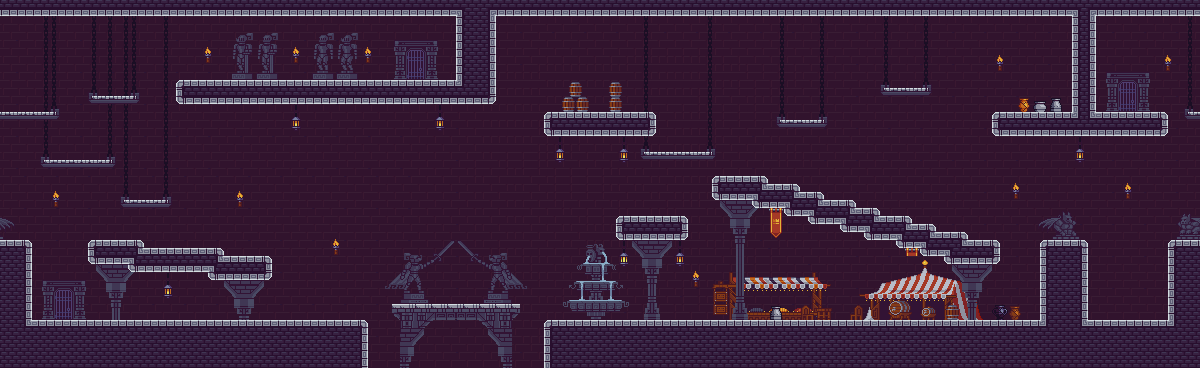

A 2D game scene composited from a Tiled map and its tileset images. What follows is a short description and the map's XML, with each tile layer's data collapsed to a summary:
An orthogonal 150x46 tile map with 8x8 px tiles, 5 tile layers (Background, Background2, Background3, Map, ...), 1 hidden layer not drawn, 2 tilesets and 38 objects.

<map version="1.10" tiledversion="1.11.0" orientation="orthogonal" renderorder="right-down" width="150" height="46" tilewidth="8" tileheight="8" infinite="0" nextlayerid="11" nextobjectid="114">
 <tileset firstgid="1" name="MapMetadata" tilewidth="8" tileheight="8" tilecount="12" columns="12">
  <grid orientation="orthogonal" width="16" height="16" />
  <image source="MapMetadata.png" width="96" height="8" />
 </tileset>
 <tileset firstgid="13" name="Tileset" tilewidth="8" tileheight="8" tilecount="3680" columns="80">
  <image source="Tileset.png" width="640" height="372" />
  <wangsets>
   <wangset name="Walls" type="corner" tile="-1">
    <wangcolor name="" color="#ff0000" tile="163" probability="1" />
    <wangtile tileid="83" wangid="0,0,0,1,0,1,0,0" />
    <wangtile tileid="87" wangid="0,1,0,0,0,1,0,1" />
    <wangtile tileid="88" wangid="0,1,0,1,0,0,0,1" />
    <wangtile tileid="162" wangid="0,1,0,1,0,0,0,0" />
    <wangtile tileid="163" wangid="0,1,0,1,0,1,0,1" />
    <wangtile tileid="164" wangid="0,0,0,0,0,1,0,1" />
    <wangtile tileid="167" wangid="0,0,0,1,0,1,0,1" />
    <wangtile tileid="168" wangid="0,1,0,1,0,1,0,0" />
    <wangtile tileid="243" wangid="0,1,0,0,0,0,0,1" />
    <wangtile tileid="406" wangid="0,0,0,1,0,0,0,0" />
    <wangtile tileid="407" wangid="0,0,0,0,0,1,0,0" />
    <wangtile tileid="486" wangid="0,1,0,0,0,0,0,0" />
    <wangtile tileid="487" wangid="0,0,0,0,0,0,0,1" />
   </wangset>
  </wangsets>
 </tileset>
 <layer id="1" name="Background" width="150" height="46">
  <properties>
   <property name="Draw" type="bool" value="true" />
  </properties>
  <data>[6900 cells, 6900 non-empty, 16 distinct tile ids]</data>
 </layer>
 <layer id="6" name="Background2" width="150" height="46">
  <properties>
   <property name="Draw" type="bool" value="true" />
  </properties>
  <data>[6900 cells, 1178 non-empty, 717 distinct tile ids]</data>
 </layer>
 <layer id="10" name="Background3" width="150" height="46">
  <data>[6900 cells, 120 non-empty, 75 distinct tile ids]</data>
 </layer>
 <layer id="2" name="Map" width="150" height="46">
  <properties>
   <property name="Draw" type="bool" value="true" />
  </properties>
  <data>[6900 cells, 1970 non-empty, 114 distinct tile ids]</data>
 </layer>
 <layer id="9" name="Events" width="150" height="46">
  <data>[6900 cells, 0 non-empty, 0 distinct tile ids]</data>
 </layer>
 <objectgroup id="4" name="Objects">
  <object id="71" x="0" y="0" width="1200" height="16" />
  <object id="72" x="456" y="16" width="40" height="88" />
  <object id="73" x="176" y="80" width="280" height="24" />
  <object id="74" x="544" y="112" width="112" height="24" />
  <object id="75" x="992" y="112" width="176" height="24" />
  <object id="76" x="1072" y="16" width="24" height="96" />
  <object id="77" x="1168" y="240" width="32" height="128" />
  <object id="78" x="544" y="320" width="624" height="48" />
  <object id="79" x="392" y="304" width="128" height="8" />
  <object id="80" x="1040" y="240" width="48" height="80" />
  <object id="81" x="0" y="320" width="368" height="48" />
  <object id="82" x="0" y="240" width="32" height="80" />
  <object id="83" x="88" y="256" width="184" height="8" />
  <object id="84" x="88" y="248" width="136" height="8" />
  <object id="85" x="88" y="240" width="56" height="8" />
  <object id="86" x="128" y="264" width="144" height="8" />
  <object id="87" x="208" y="272" width="64" height="8" />
  <object id="88" x="120" y="200" width="48" height="8" />
  <object id="89" x="40" y="160" width="72" height="8" />
  <object id="90" x="0" y="112" width="56" height="8" />
  <object id="91" x="96" y="96" width="32" height="8" />
  <object id="92" x="128" y="96" width="8" height="8" />
  <object id="93" x="640" y="152" width="72" height="8" />
  <object id="94" x="784" y="120" width="40" height="8" />
  <object id="95" x="880" y="88" width="48" height="8" />
  <object id="96" x="1184" y="112" width="16" height="8" />
  <object id="97" x="616" y="216" width="72" height="24" />
  <object id="102" x="712" y="176" width="56" height="8" />
  <object id="103" x="712" y="184" width="88" height="8" />
  <object id="104" x="712" y="192" width="112" height="8" />
  <object id="105" x="752" y="200" width="104" height="8" />
  <object id="106" x="784" y="208" width="96" height="8" />
  <object id="107" x="808" y="216" width="96" height="8" />
  <object id="108" x="840" y="224" width="96" height="8" />
  <object id="109" x="864" y="232" width="104" height="8" />
  <object id="111" x="920" y="248" width="80" height="8" />
  <object id="112" x="944" y="256" width="56" height="8" />
  <object id="113" x="896" y="240" width="104" height="8" />
 </objectgroup>
 <layer id="5" name="Navigation" width="150" height="46" visible="0">
  <properties>
   <property name="Navigation" type="bool" value="true" />
  </properties>
  <data>[6900 cells, 0 non-empty, 0 distinct tile ids]</data>
 </layer>
</map>
